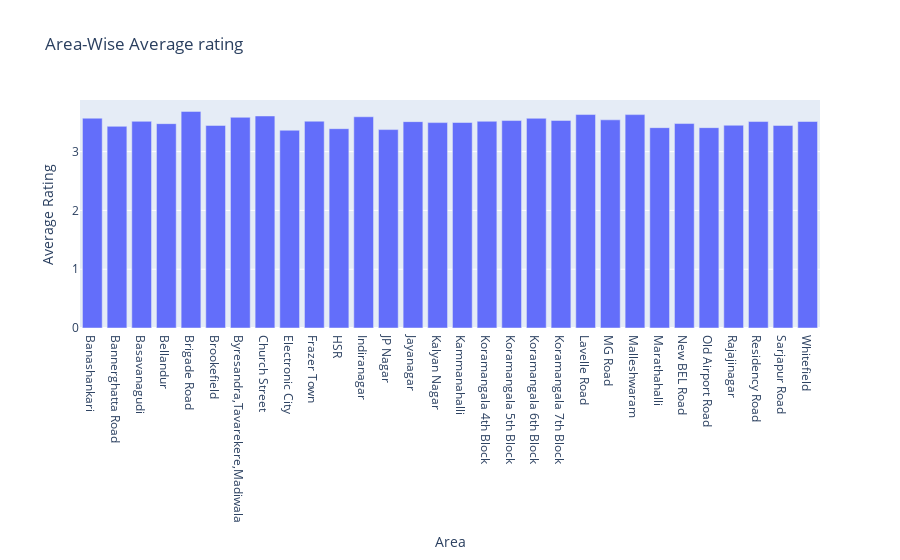

Write notebook code for a chart like this one.
### Markdown cell above
# Area-wise rating Distribution

### Code cell
area_rating = zo.groupby('area')['rate (out of 5)'].mean().reset_index()
fig = px.bar(area_rating, x='area', y='rate (out of 5)',
            labels={'area':'Area', 'rate (out of 5)': 'Average Rating'},
            title='Area-Wise Average rating')
fig.show()

### Figure 1 — Plotly figure (JSON) as saved in the notebook; plotly's stock layout.template omitted (floating-point values rounded to 4 significant figures)
{"data": [{"alignmentgroup": "True", "hovertemplate": "Area=%{x}<br>Average Rating=%{y}<extra></extra>", "legendgroup": "", "marker": {"color": "#636efa", "pattern": {"shape": ""}}, "name": "", "offsetgroup": "", "orientation": "v", "showlegend": false, "textposition": "auto", "type": "bar", "x": ["Banashankari", "Bannerghatta Road", "Basavanagudi", "Bellandur", "Brigade Road", "Brookefield", "Byresandra,Tavarekere,Madiwala", "Church Street", "Electronic City", "Frazer Town", "HSR", "Indiranagar", "JP Nagar", "Jayanagar", "Kalyan Nagar", "Kammanahalli", "Koramangala 4th Block", "Koramangala 5th Block", "Koramangala 6th Block", "Koramangala 7th Block", "Lavelle Road", "MG Road", "Malleshwaram", "Marathahalli", "New BEL Road", "Old Airport Road", "Rajajinagar", "Residency Road", "Sarjapur Road", "Whitefield"], "xaxis": "x", "y": [3.569, 3.43, 3.515, 3.476, 3.684, 3.445, 3.584, 3.606, 3.364, 3.517, 3.39, 3.593, 3.375, 3.51, 3.494, 3.495, 3.516, 3.529, 3.567, 3.531, 3.63, 3.541, 3.63, 3.408, 3.477, 3.408, 3.449, 3.512, 3.445, 3.512], "yaxis": "y"}], "layout": {"barmode": "relative", "legend": {"tracegroupgap": 0}, "title": {"text": "Area-Wise Average rating"}, "xaxis": {"anchor": "y", "domain": [0, 1], "title": {"text": "Area"}}, "yaxis": {"anchor": "x", "domain": [0, 1], "title": {"text": "Average Rating"}}}}
